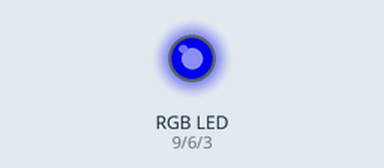
Recording of a sketch running on a simulated Arduino Uno, built with avr-gcc and run on an emulated ATmega328P. On the bench: an RGB LED mixed from three pins (HIGH = lit). Dim RGB values are drawn brighter than linear.

Above: at 0.05 s.
At 1.85 s:
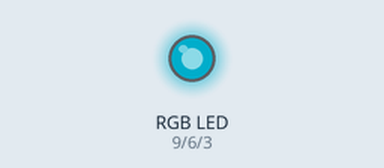
At 3.75 s:
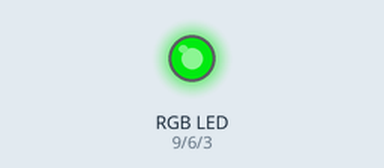
At 7.55 s:
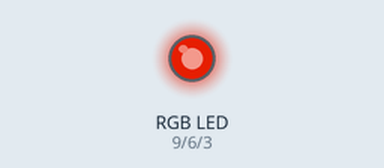
At 11.25 s:
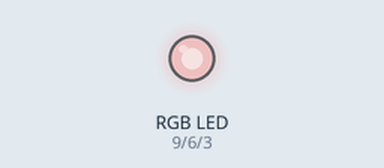
At 15.05 s:
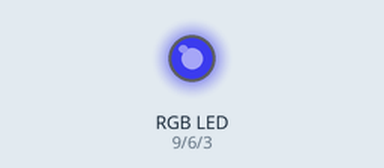
Timing chart, 0 to 20.8 s (numbered marks = the images above):
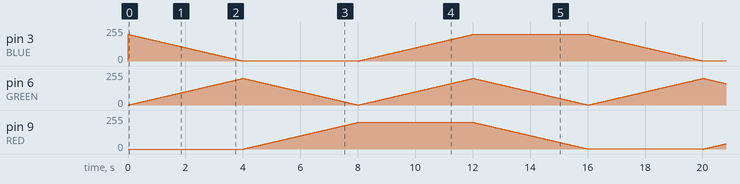

The sketch:

_6color.pde
```cpp
int RED = 9;    // RED pin of the LED to PWM pin 9
int GREEN = 6;  // GREEN pin of the LED to PWM pin 6
int BLUE = 3;   // BLUE pin of the LED to PWM pin 3

int STEPSIZE = 1;
int BRIGHTNESS = 200;
int DELAY = 20;


void setup()
{
  // nothing for setup
}

void loop()
{

  for(int r = 0; r < BRIGHTNESS; r+=STEPSIZE)
  {
    analogWrite(BLUE, (BRIGHTNESS-r));  // Blue fades to Green
    analogWrite(GREEN, r);
    delay(DELAY);
  }
  for(int r = 0; r < BRIGHTNESS; r+=STEPSIZE)
  {
    analogWrite(GREEN, (BRIGHTNESS-r));   // Green fades to Red
    analogWrite(RED, r);
    delay(DELAY);
  }
  for(int r = 0; r < BRIGHTNESS; r+=STEPSIZE)
  {
    analogWrite(GREEN, r);  // Red fades to white
    analogWrite(BLUE, r);
    delay(DELAY);
  }
  for(int r = 0; r < BRIGHTNESS; r+=STEPSIZE)
  {
    analogWrite(GREEN, (BRIGHTNESS-r));   // White fades to Blue
    analogWrite(RED, (BRIGHTNESS-r));
    delay(DELAY);
  }

}
```
